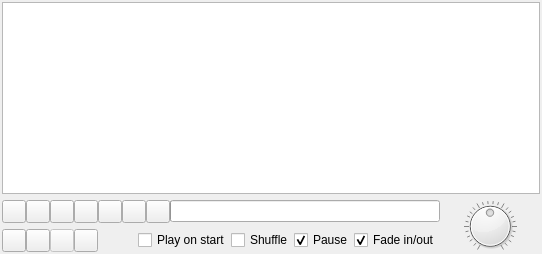
         <widget class="QWidget" name="tabAudioPlayer">
          <attribute name="icon">
           <iconset resource="../qmc2.qrc">
            <normaloff>:/data/img/music.png</normaloff>:/data/img/music.png</iconset>
          </attribute>
          <attribute name="title">
           <string>&amp;Audio player</string>
          </attribute>
          <layout class="QGridLayout" name="gridLayoutAudioPlayer">
           <property name="horizontalSpacing">
            <number>0</number>
           </property>
           <property name="margin">
            <number>2</number>
           </property>
           <item row="0" column="0" colspan="2">
            <widget class="QListWidget" name="listWidgetAudioPlaylist">
             <property name="sizePolicy">
              <sizepolicy hsizetype="Ignored" vsizetype="Expanding">
               <horstretch>0</horstretch>
               <verstretch>0</verstretch>
              </sizepolicy>
             </property>
             <property name="contextMenuPolicy">
              <enum>Qt::ActionsContextMenu</enum>
             </property>
             <property name="toolTip">
              <string>Playlist (move items by dragging &amp; dropping them)</string>
             </property>
             <property name="statusTip">
              <string>Playlist (move items by dragging &amp; dropping them)</string>
             </property>
             <property name="dragEnabled">
              <bool>true</bool>
             </property>
             <property name="dragDropMode">
              <enum>QAbstractItemView::InternalMove</enum>
             </property>
             <property name="selectionMode">
              <enum>QAbstractItemView::ExtendedSelection</enum>
             </property>
            </widget>
           </item>
           <item row="1" column="0">
            <layout class="QHBoxLayout" name="horizontalLayoutAudioPlayer2">
             <item>
              <widget class="QToolButton" name="toolButtonAudioPreviousTrack">
               <property name="sizePolicy">
                <sizepolicy hsizetype="Minimum" vsizetype="Minimum">
                 <horstretch>0</horstretch>
                 <verstretch>0</verstretch>
                </sizepolicy>
               </property>
               <property name="toolTip">
                <string>Previous track</string>
               </property>
               <property name="statusTip">
                <string>Previous track</string>
               </property>
               <property name="icon">
                <iconset resource="../qmc2.qrc">
                 <normaloff>:/data/img/media_back.png</normaloff>:/data/img/media_back.png</iconset>
               </property>
              </widget>
             </item>
             <item>
              <widget class="QToolButton" name="toolButtonAudioNextTrack">
               <property name="sizePolicy">
                <sizepolicy hsizetype="Minimum" vsizetype="Minimum">
                 <horstretch>0</horstretch>
                 <verstretch>0</verstretch>
                </sizepolicy>
               </property>
               <property name="toolTip">
                <string>Next track</string>
               </property>
               <property name="statusTip">
                <string>Next track</string>
               </property>
               <property name="icon">
                <iconset resource="../qmc2.qrc">
                 <normaloff>:/data/img/media_next.png</normaloff>:/data/img/media_next.png</iconset>
               </property>
              </widget>
             </item>
             <item>
              <widget class="QToolButton" name="toolButtonAudioFastBackward">
               <property name="sizePolicy">
                <sizepolicy hsizetype="Minimum" vsizetype="Minimum">
                 <horstretch>0</horstretch>
                 <verstretch>0</verstretch>
                </sizepolicy>
               </property>
               <property name="toolTip">
                <string>Fast backward</string>
               </property>
               <property name="statusTip">
                <string>Fast backward</string>
               </property>
               <property name="icon">
                <iconset resource="../qmc2.qrc">
                 <normaloff>:/data/img/media_fastbackward.png</normaloff>:/data/img/media_fastbackward.png</iconset>
               </property>
               <property name="autoRepeat">
                <bool>true</bool>
               </property>
               <property name="autoRepeatDelay">
                <number>50</number>
               </property>
               <property name="autoRepeatInterval">
                <number>25</number>
               </property>
              </widget>
             </item>
             <item>
              <widget class="QToolButton" name="toolButtonAudioFastForward">
               <property name="sizePolicy">
                <sizepolicy hsizetype="Minimum" vsizetype="Minimum">
                 <horstretch>0</horstretch>
                 <verstretch>0</verstretch>
                </sizepolicy>
               </property>
               <property name="toolTip">
                <string>Fast forward</string>
               </property>
               <property name="statusTip">
                <string>Fast forward</string>
               </property>
               <property name="icon">
                <iconset resource="../qmc2.qrc">
                 <normaloff>:/data/img/media_fastforward.png</normaloff>:/data/img/media_fastforward.png</iconset>
               </property>
               <property name="autoRepeat">
                <bool>true</bool>
               </property>
               <property name="autoRepeatDelay">
                <number>50</number>
               </property>
               <property name="autoRepeatInterval">
                <number>25</number>
               </property>
              </widget>
             </item>
             <item>
              <widget class="QToolButton" name="toolButtonAudioStopTrack">
               <property name="sizePolicy">
                <sizepolicy hsizetype="Minimum" vsizetype="Minimum">
                 <horstretch>0</horstretch>
                 <verstretch>0</verstretch>
                </sizepolicy>
               </property>
               <property name="toolTip">
                <string>Stop track</string>
               </property>
               <property name="statusTip">
                <string>Stop track</string>
               </property>
               <property name="icon">
                <iconset resource="../qmc2.qrc">
                 <normaloff>:/data/img/media_stop.png</normaloff>:/data/img/media_stop.png</iconset>
               </property>
               <property name="checkable">
                <bool>true</bool>
               </property>
              </widget>
             </item>
             <item>
              <widget class="QToolButton" name="toolButtonAudioPauseTrack">
               <property name="sizePolicy">
                <sizepolicy hsizetype="Minimum" vsizetype="Minimum">
                 <horstretch>0</horstretch>
                 <verstretch>0</verstretch>
                </sizepolicy>
               </property>
               <property name="toolTip">
                <string>Pause track</string>
               </property>
               <property name="statusTip">
                <string>Pause track</string>
               </property>
               <property name="icon">
                <iconset resource="../qmc2.qrc">
                 <normaloff>:/data/img/media_pause.png</normaloff>:/data/img/media_pause.png</iconset>
               </property>
               <property name="checkable">
                <bool>true</bool>
               </property>
              </widget>
             </item>
             <item>
              <widget class="QToolButton" name="toolButtonAudioPlayTrack">
               <property name="sizePolicy">
                <sizepolicy hsizetype="Minimum" vsizetype="Minimum">
                 <horstretch>0</horstretch>
                 <verstretch>0</verstretch>
                </sizepolicy>
               </property>
               <property name="toolTip">
                <string>Play track</string>
               </property>
               <property name="statusTip">
                <string>Play track</string>
               </property>
               <property name="icon">
                <iconset resource="../qmc2.qrc">
                 <normaloff>:/data/img/media_play.png</normaloff>:/data/img/media_play.png</iconset>
               </property>
               <property name="checkable">
                <bool>true</bool>
               </property>
              </widget>
             </item>
             <item>
              <widget class="QProgressBar" name="progressBarAudioProgress">
               <property name="toolTip">
                <string>Progress indicator for current track</string>
               </property>
               <property name="statusTip">
                <string>Progress indicator for current track</string>
               </property>
               <property name="maximum">
                <number>100</number>
               </property>
               <property name="format">
                <string>%vs (%ms total)</string>
               </property>
              </widget>
             </item>
            </layout>
           </item>
           <item row="1" column="1" rowspan="2">
            <widget class="QDial" name="dialAudioVolume">
             <property name="toolTip">
              <string>Audio player volume</string>
             </property>
             <property name="statusTip">
              <string>Audio player volume</string>
             </property>
             <property name="maximum">
              <number>100</number>
             </property>
             <property name="value">
              <number>50</number>
             </property>
             <property name="notchesVisible">
              <bool>true</bool>
             </property>
            </widget>
           </item>
           <item row="2" column="0">
            <layout class="QHBoxLayout" name="horizontalLayoutAudioPlayer1">
             <item>
              <widget class="QToolButton" name="toolButtonAudioAddTracks">
               <property name="sizePolicy">
                <sizepolicy hsizetype="Minimum" vsizetype="Minimum">
                 <horstretch>0</horstretch>
                 <verstretch>0</verstretch>
                </sizepolicy>
               </property>
               <property name="toolTip">
                <string>Browse for tracks to add to playlist</string>
               </property>
               <property name="statusTip">
                <string>Browse for tracks to add to playlist</string>
               </property>
               <property name="icon">
                <iconset resource="../qmc2.qrc">
                 <normaloff>:/data/img/fileopen.png</normaloff>:/data/img/fileopen.png</iconset>
               </property>
              </widget>
             </item>
             <item>
              <widget class="QToolButton" name="toolButtonAudioAddURL">
               <property name="sizePolicy">
                <sizepolicy hsizetype="Minimum" vsizetype="Minimum">
                 <horstretch>0</horstretch>
                 <verstretch>0</verstretch>
                </sizepolicy>
               </property>
               <property name="toolTip">
                <string>Enter URL to add to playlist</string>
               </property>
               <property name="statusTip">
                <string>Enter URL to add to playlist</string>
               </property>
               <property name="icon">
                <iconset resource="../qmc2.qrc">
                 <normaloff>:/data/img/url.png</normaloff>:/data/img/url.png</iconset>
               </property>
              </widget>
             </item>
             <item>
              <widget class="QToolButton" name="toolButtonAudioRemoveTracks">
               <property name="enabled">
                <bool>false</bool>
               </property>
               <property name="sizePolicy">
                <sizepolicy hsizetype="Minimum" vsizetype="Minimum">
                 <horstretch>0</horstretch>
                 <verstretch>0</verstretch>
                </sizepolicy>
               </property>
               <property name="toolTip">
                <string>Remove selected tracks from playlist</string>
               </property>
               <property name="statusTip">
                <string>Remove selected tracks from playlist</string>
               </property>
               <property name="icon">
                <iconset resource="../qmc2.qrc">
                 <normaloff>:/data/img/stop.png</normaloff>:/data/img/stop.png</iconset>
               </property>
              </widget>
             </item>
             <item>
              <widget class="QToolButton" name="toolButtonAudioSetupEffects">
               <property name="sizePolicy">
                <sizepolicy hsizetype="Minimum" vsizetype="Minimum">
                 <horstretch>0</horstretch>
                 <verstretch>0</verstretch>
                </sizepolicy>
               </property>
               <property name="toolTip">
                <string>Setup available audio effects</string>
               </property>
               <property name="statusTip">
                <string>Setup available audio effects</string>
               </property>
               <property name="icon">
                <iconset resource="../qmc2.qrc">
                 <normaloff>:/data/img/effect.png</normaloff>:/data/img/effect.png</iconset>
               </property>
              </widget>
             </item>
             <item>
              <spacer name="horizontalSpacer_2">
               <property name="orientation">
                <enum>Qt::Horizontal</enum>
               </property>
               <property name="sizeHint" stdset="0">
                <size>
                 <width>40</width>
                 <height>20</height>
                </size>
               </property>
              </spacer>
             </item>
             <item>
              <widget class="QCheckBox" name="checkBoxAudioPlayOnStart">
               <property name="sizePolicy">
                <sizepolicy hsizetype="Preferred" vsizetype="Fixed">
                 <horstretch>0</horstretch>
                 <verstretch>0</verstretch>
                </sizepolicy>
               </property>
               <property name="toolTip">
                <string>Start playing automatically when QMC2 has started</string>
               </property>
               <property name="statusTip">
                <string>Start playing automatically when QMC2 has started</string>
               </property>
               <property name="text">
                <string>Play on start</string>
               </property>
              </widget>
             </item>
             <item>
              <widget class="QCheckBox" name="checkBoxAudioShuffle">
               <property name="sizePolicy">
                <sizepolicy hsizetype="Preferred" vsizetype="Fixed">
                 <horstretch>0</horstretch>
                 <verstretch>0</verstretch>
                </sizepolicy>
               </property>
               <property name="toolTip">
                <string>Select random tracks from playlist</string>
               </property>
               <property name="statusTip">
                <string>Select random tracks from playlist</string>
               </property>
               <property name="text">
                <string>Shuffle</string>
               </property>
              </widget>
             </item>
             <item>
              <widget class="QCheckBox" name="checkBoxAudioPause">
               <property name="sizePolicy">
                <sizepolicy hsizetype="Preferred" vsizetype="Fixed">
                 <horstretch>0</horstretch>
                 <verstretch>0</verstretch>
                </sizepolicy>
               </property>
               <property name="toolTip">
                <string>Automatically pause audio playback when at least one emulator is running</string>
               </property>
               <property name="statusTip">
                <string>Automatically pause audio playback when at least one emulator is running</string>
               </property>
               <property name="text">
                <string>Pause</string>
               </property>
               <property name="checked">
                <bool>true</bool>
               </property>
              </widget>
             </item>
             <item>
              <widget class="QCheckBox" name="checkBoxAudioFade">
               <property name="sizePolicy">
                <sizepolicy hsizetype="Preferred" vsizetype="Fixed">
                 <horstretch>0</horstretch>
                 <verstretch>0</verstretch>
                </sizepolicy>
               </property>
               <property name="toolTip">
                <string>Fade in and out on pause / resume</string>
               </property>
               <property name="statusTip">
                <string>Fade in and out on pause / resume</string>
               </property>
               <property name="text">
                <string>Fade in/out</string>
               </property>
               <property name="checked">
                <bool>true</bool>
               </property>
              </widget>
             </item>
            </layout>
           </item>
          </layout>
         </widget>
